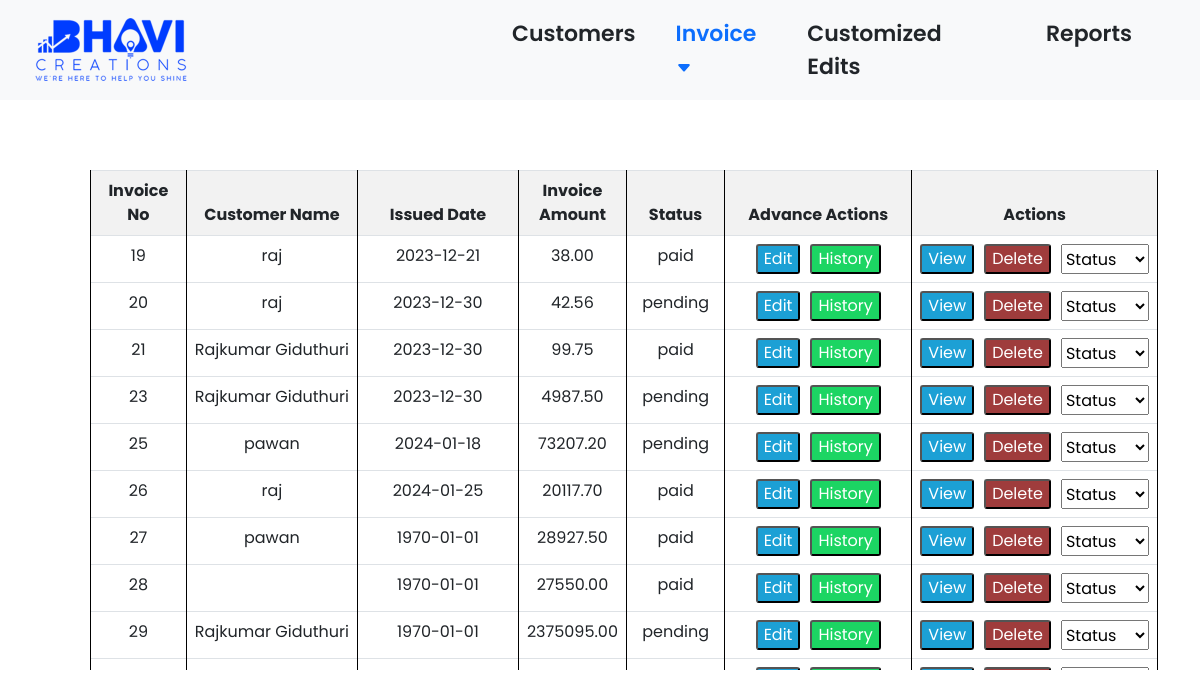
The page /viewinvoices.php on the database its author committed.
### tables this page shows
CREATE TABLE `invoice` (
  `Sid` int(11) NOT NULL,
  `Invoice_no` int(11) NOT NULL,
  `Invoice_date` date NOT NULL,
  `Company_name` varchar(150) NOT NULL,
  `Cname` varchar(50) NOT NULL,
  `Cphone` varchar(150) NOT NULL,
  `Caddress` text NOT NULL,
  `Cmail` varchar(150) NOT NULL,
  `Cgst` varchar(150) NOT NULL,
  `Final` double(10,2) NOT NULL,
  `Gst` int(20) NOT NULL,
  `Gst_total` double(10,2) NOT NULL,
  `Grandtotal` double(10,2) NOT NULL,
  `Totalinwords` text NOT NULL,
  `Terms` text NOT NULL,
  `Note` text NOT NULL,
  `advance` double(10,2) NOT NULL,
  `balance` double(10,2) NOT NULL,
  `balancewords` text NOT NULL,
  `status` varchar(150) NOT NULL
);

### viewinvoices.php (the view, shortened to what this page needs)
<?php
require_once('bhavidb.php');
$sql = "SELECT * FROM invoice";
$result = $conn->query($sql);
?>
<!DOCTYPE html>
<html lang="en">
<head>
    <link href="https://cdn.jsdelivr.net/npm/bootstrap@5.0.2/dist/css/bootstrap.min.css" rel="stylesheet">
    <link rel="stylesheet" href="img/style.css">
</head>
<body>
    <header>
        <nav class="navbar navbar-expand-lg navbar-light bg-light d-none d-lg-block">
            <div class="container-fluid">
                <a class="navbar-brand" href="#"><img src="img/Bhavi-Logo-2.png" alt="" height="50%" width="50%"></a>
                <div class="collapse navbar-collapse ms-auto " id="navbarNav">
                    <ul class="navbar-nav " style="margin-left: 10%;">
                        <li class="nav-item pe-4">
                            <a class="nav-link text-dark" href="viewcustomers.php">Customers</a>
                        </li>
                        <li class="dropdown nav-item pe-4">
                            <a class="nav-link active text-primary" href="#">Invoice <svg xmlns="http://www.w3.org/2000/svg" width="16" height="16" fill="currentColor" class="bi bi-caret-down-fill" viewBox="0 0 16 16">
                                    <path d="M7.247 11.14 2.451 5.658C1.885 5.013 2.345 4 3.204 4h9.592a1 1 0 0 1 .753 1.659l-4.796 5.48a1 1 0 0 1-1.506 0z" />
                                </svg></a>
                        </li>
                        <li class="nav-item pe-5">
                            <a class="nav-link text-dark" href="customized_edits.php">Customized Edits</a>
                        </li>
                        <li class="nav-item pe-5">
                            <a class="nav-link text-dark" href="report.php">Reports</a>
                        </li>
                    </ul>
                </div>
            </div>
        </nav>
    </header>
</body>
</html>
<!DOCTYPE html>
<html lang="en">
<head>
</head>
<body>
    <div class="container " style="margin-top: 70px;">
        <div class="table-responsive ms-5" style="max-height: 500px; max-width: 1194px; overflow-y: auto;">
            <table class="table table-bordered viewinvoicetable">
                <thead style="position: sticky; top: 0; z-index: 1; background-color: #f2f2f2;">
                    <tr>
                        <th class="text-center" style="width: 10%;">Invoice No</th>
                        <th style="width: 20%;">Customer Name</th>
                        <th style="width: 20%;">Issued Date</th>
                        <th style="width: 10%;">Invoice Amount</th>
                        <th style="width: 10%;" class="status">Status</th>
                        <th style="width: 20%;">Advance Actions</th>
                        <th style="width: 30%;">Actions</th>
                    </tr>
                </thead>
                <tbody id="product_tbody viewinvoicetable">
                    <?php
                    while ($row = $result->fetch_assoc()) {
                        echo "<tr>";
                        echo "<td>" . $row['Invoice_no'] . "</td>";
                        echo "<td>" . $row['Cname'] . "</td>";
                        echo "<td>" . $row['Invoice_date'] . "</td>";
                        echo "<td>" . $row['Grandtotal'] . "</td>";
                        echo "<td class='status' data-invoice-no='" . $row['Invoice_no'] . "'>" . $row['status'] .  "</td>";
                        echo "<td>
                            <div class='btn-group'>
                            <button type='submit' class='view-button'>
                                    <a class='view-button' href='edit.php?Sid={$row['Sid']}'>Edit</a>
                                </button>
                                <span style='margin-left: 10px;'></span>
                                <button type='button' class='history-button' data-bs-toggle='modal' data-bs-target='#advance_frm' data-id='{$row['Invoice_no']}'>
                                History
                                </button>
                            </div>
                        </td>";
                        echo "<td>
                            <div class='btn-group'>
                                <button type='submit' class='view-button'>
                                    <a class='view-button' href='print.php?Sid={$row['Sid']}'>View</a>
                                </button>
                                <span style='margin-left: 10px;'></span>
                                <form method='POST' onsubmit='return confirm(\"Are you sure you want to delete this record?\");'>
                                    <input type='hidden' name='delete_id' value='" . $row['Invoice_no'] . "'>
                                    <button type='submit' class='delete-button'>Delete</button>
                                </form>
                              <span style='margin-left: 10px;'></span>
                              <select name='status' class='status-dropdown' data-invoice-no=' " . $row['Invoice_no'] . " '>
                              <option value=''>Status</option>
                              <option value='paid'>Paid</option>
                              <option value='pending'>Pending</option>
                           </select>
                            </div>
                        </td>";
                        echo "</tr>";
                    }
                    ?>
                </tbody>
            </table>
        </div>
    </div>
</body>
</html>

### img/style.css (style rules this page uses)
* { font-family: 'Poppins', sans-serif; }
.navbar-nav { color: black; font-family: 'Poppins', sans-serif; font-weight: 600; font-size: 22px; }
table { border-collapse: collapse; width: 100%; }
th, td { border: 1px solid black; padding: 8px; text-align: left; }
th { background-color: #f2f2f2; }
.viewinvoicetable { justify-content: center; }
.viewinvoicetable th { text-align: center; }
.viewinvoicetable td { text-align: center; }
.delete-button { background-color: rgb(159, 60, 60); color: white; border-radius: 3px; }
.view-button { background-color: rgb(28, 160, 213); color: white; border-radius: 3px; text-decoration: none; }
.history-button { background-color: rgb(28, 213, 99); color: white; border-radius: 3px; text-decoration: none; }

### viewinvoices.php (style rules this page uses)
.dropdown { position: relative; display: inline-block; }

### rows shown on the page
invoice: Invoice_no "19", Cname "raj", Invoice_date "2023-12-21", Grandtotal "38.00", status "paid"
invoice: Invoice_no "20", Cname "raj", Invoice_date "2023-12-30", Grandtotal "42.56", status "pending"
invoice: Invoice_no "21", Cname "Rajkumar Giduthuri", Invoice_date "2023-12-30", Grandtotal "99.75", status "paid"
invoice: Invoice_no "23", Cname "Rajkumar Giduthuri", Invoice_date "2023-12-30", Grandtotal "4987.50", status "pending"
invoice: Invoice_no "25", Cname "pawan", Invoice_date "2024-01-18", Grandtotal "73207.20", status "pending"
invoice: Invoice_no "26", Cname "raj", Invoice_date "2024-01-25", Grandtotal "20117.70", status "paid"
invoice: Invoice_no "27", Cname "pawan", Invoice_date "1970-01-01", Grandtotal "28927.50", status "paid"
invoice: Invoice_no "28", Invoice_date "1970-01-01", Grandtotal "27550.00", status "paid"
invoice: Invoice_no "29", Cname "Rajkumar Giduthuri", Invoice_date "1970-01-01", Grandtotal "2375095.00", status "pending"
